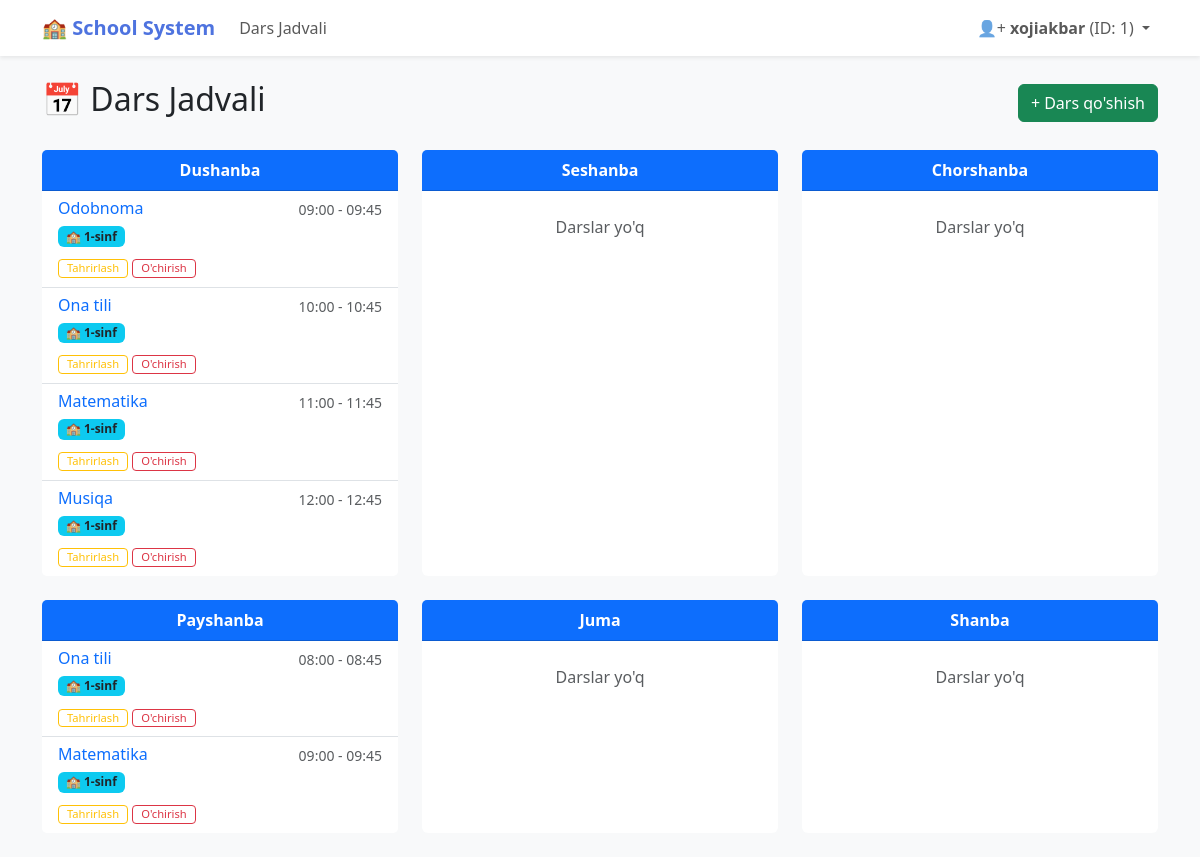
Page /jadval/ (signed in) on the committed database.
### users/models.py (models this page shows)
class CustomUser(AbstractUser):
    Role_Choices = (
        ('teacher', 'Teacher'),
        ('student', 'Student'),
        ('director', 'BIG_BOSS')
    )
    role = models.CharField(max_length = 20, choices=Role_Choices, default='student')
    GRADES = (
        ('1', '1-sinf'),
        ('2', '2-sinf'),
        ('3', '3-sinf'),
        ('4', '4-sinf'),
        ('5', '5-sinf'),
        ('6', '6-sinf'),
        ('7', '7-sinf'),
        ('8', '8-sinf'),
        ('9', '9-sinf'),
        ('10', '10-sinf'),
        ('11', '11-sinf'),
    )
    grade = models.CharField(max_length=10, choices=GRADES, blank=True, null=True)

### lessons/models.py (models this page shows, shortened)
class Lesson(models.Model):
    class Days(models.TextChoices):
        MONDAY = 'Mon', _('Dushanba')
        TUESDAY = 'Tues', _('Seshanba')
        WEDNESDAY = 'Wednes', _('Chorshanba')
        THURSDAY = 'Thurs', _('Payshanba')
        FRIDAY = 'Fri', _('Juma')
        SATURDAY = 'Satur', _('Shanba')
        SUNDAY = 'Sun', _('Yakshanba')
    class Grades(models.TextChoices):
        GRADE_1 = '1', _('1-sinf')
        GRADE_2 = '2', _('2-sinf')
        GRADE_3 = '3', _('3-sinf')
        GRADE_4 = '4', _('4-sinf')
        GRADE_5 = '5', _('5-sinf')
        GRADE_6 = '6', _('6-sinf')
        GRADE_7 = '7', _('7-sinf')
        GRADE_8 = '8', _('8-sinf')
        GRADE_9 = '9', _('9-sinf')
        GRADE_10 = '10', _('10-sinf')
        GRADE_11 = '11', _('11-sinf')
    subject = models.CharField(max_length=100)
    teacher = models.ForeignKey(settings.AUTH_USER_MODEL, on_delete=models.CASCADE)
    grade = models.CharField(max_length=10, choices=Grades.choices, blank=True, null=True)
    day = models.CharField(max_length=10, choices=Days.choices)
    start_time = models.TimeField()
    end_time = models.TimeField()

### lessons/views.py (the view)
# urls.py: path('jadval/', views.timetable, name='timetable'),
@login_required
def timetable(request):
    lessons = Lesson.objects.all()
    if request.user.role == 'student':
        lessons = lessons.filter(grade=request.user.grade)
    elif request.user.role == 'teacher':
        lessons = lessons.filter(teacher=request.user)
        selected_grade = request.GET.get('grade')
        if selected_grade:
            lessons = lessons.filter(grade=selected_grade)
    lessons = lessons.order_by('start_time')
    lessons_by_day = {day_val: [] for day_val, day_label in Lesson.Days.choices if day_val != Lesson.Days.SUNDAY}
    for lesson in lessons:
        if lesson.day in lessons_by_day:
            lessons_by_day[lesson.day].append(lesson)
    days_data = [
        (Lesson.Days(day).label, lessons_by_day[day]) for day in lessons_by_day
    ]
    return render(request, 'timetable.html', {'days_data': days_data})

### school_system/templates/timetable.html (shortened to what this page needs)
{% extends 'base.html' %}
{% block content %}
<div class="d-flex justify-content-between align-items-center mb-4">
    <h2>📅 Dars Jadvali</h2>
    {% if user.role == 'teacher' %}
        <a href="{% url 'lesson_create' %}" class="btn btn-success">+ Dars qo'shish</a>
    {% endif %}
</div>
<div class="row">
    {% for day_name, lessons in days_data %}
    <div class="col-md-4 mb-4">
        <div class="card h-100">
            <div class="card-header bg-primary text-white text-center fw-bold">
                {{ day_name }}
            </div>
            <div class="list-group list-group-flush">
                {% for lesson in lessons %}
                    <div class="list-group-item">
                        <div class="d-flex w-100 justify-content-between">
                            <h6 class="mb-1 text-primary">{{ lesson.subject }}</h6>
                            <small class="text-muted">{{ lesson.start_time|date:"H:i" }} - {{ lesson.end_time|date:"H:i" }}</small>
                        </div>
                        <p class="mb-1">
                            <span class="badge bg-info text-dark">🏫 {{ lesson.get_grade_display|default:"Sinf tanlanmagan" }}</span>
                        </p>
                        {% if user == lesson.teacher %}
                        <div class="mt-2">
                            <a href="{% url 'lesson_update' lesson.pk %}" class="btn btn-sm btn-outline-warning py-0" style="font-size: 0.7rem;">Tahrirlash</a>
                            <a href="{% url 'lesson_delete' lesson.pk %}" class="btn btn-sm btn-outline-danger py-0" style="font-size: 0.7rem;">O'chirish</a>
                        </div>
                        {% endif %}
                    </div>
                {% empty %}
                    <div class="list-group-item text-center text-muted py-4">
                        Darslar yo'q
                    </div>
                {% endfor %}
            </div>
        </div>
    </div>
    {% endfor %}
</div>
{% endblock %}

### school_system/templates/base.html (shortened to what this page needs)
<!DOCTYPE html>
<html lang="uz">
<head>
    <link href="https://cdn.jsdelivr.net/npm/bootstrap@5.3.0/dist/css/bootstrap.min.css" rel="stylesheet">
</head>
<body>
    <nav class="navbar navbar-expand-lg navbar-light bg-white shadow-sm mb-4">
        <div class="container">
            <a class="navbar-brand" href="{% url 'home' %}">🏫 School System</a>
            <div class="collapse navbar-collapse" id="navbarNav">
                <ul class="navbar-nav me-auto">
                    <li class="nav-item">
                        <a class="nav-link" href="{% url 'timetable' %}">Dars Jadvali</a>
                    </li>
                </ul>
                <ul class="navbar-nav">
                    {% if user.is_authenticated %}
                        <li class="nav-item dropdown">
                            <a class="nav-link dropdown-toggle" href="#" role="button" data-bs-toggle="dropdown">
                                👤+ <strong>{{ user.username }}</strong> (ID: {{ user.id }})
                            </a>
                        </li>
                    {% else %}
                        <li class="nav-item"><a class="nav-link" href="{% url 'login' %}">Kirish</a></li>
                        <li class="nav-item"><a class="nav-link btn btn-primary text-white ms-2" href="{% url 'register' %}">Ro'yxatdan o'tish</a></li>
                    {% endif %}
                </ul>
            </div>
        </div>
    </nav>
    <div class="container">
        {% block content %}
        {% endblock %}
    </div>
</body>
</html>

### school_system/templates/base.html (style rules this page uses)
body { background-color: #f8f9fa; }
.navbar-brand { font-weight: bold; color: #4e73df !important; }
.card { border: none; shadow: 0 0.15rem 1.75rem 0 rgba(58, 59, 69, 0.15); }

### rows in the picture
CustomUser: username "xojiakbar", id "1"
Lesson: day_name "Dushanba", subject "Odobnoma", start_time "09:00", end_time "09:45", grade "1-sinf", shows "Tahrirlash"
Lesson: subject "Ona tili", start_time "10:00", end_time "10:45", grade "1-sinf", shows "Tahrirlash"
Lesson: subject "Matematika", start_time "11:00", end_time "11:45", grade "1-sinf", shows "Tahrirlash"
Lesson: subject "Musiqa", start_time "12:00", end_time "12:45", grade "1-sinf", shows "Tahrirlash"
Lesson: day_name "Payshanba", subject "Ona tili", start_time "08:00", end_time "08:45", grade "1-sinf", shows "Tahrirlash"
Lesson: subject "Matematika", start_time "09:00", end_time "09:45", grade "1-sinf", shows "Tahrirlash"

### other values in the picture
{{ day_name }} "Seshanba" "Chorshanba" "Juma" "Shanba"
